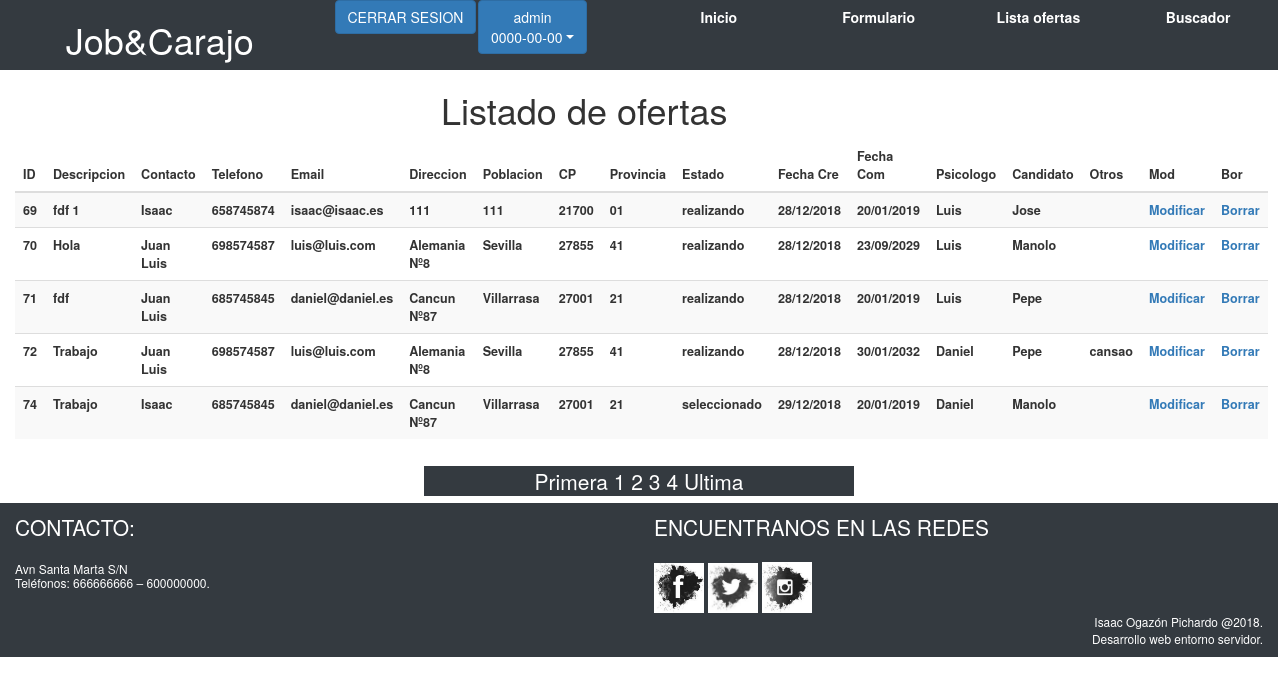
/Mi_Proyecto/controlador/listar.php (signed in), run on the app's committed database.
### tables this page shows
CREATE TABLE `tbl_oferta` (
  `id` int(10) NOT NULL,
  `descripcion` varchar(30) NOT NULL,
  `contacto` varchar(20) NOT NULL,
  `telefono` varchar(9) NOT NULL,
  `correo` varchar(30) NOT NULL,
  `direccion` varchar(40) NOT NULL,
  `poblacion` varchar(40) NOT NULL,
  `cp` varchar(5) NOT NULL,
  `provincia` varchar(15) NOT NULL,
  `estado` varchar(30) NOT NULL,
  `fechacre` date NOT NULL,
  `fechacom` date NOT NULL,
  `psicologo` varchar(20) NOT NULL,
  `candidato` varchar(20) NOT NULL,
  `otros` varchar(50) NOT NULL
);

### Mi_Proyecto/controlador/listar.php (called while the page is built, shortened)
<?php
include(HELPERS_PATH . 'helpers.php');
include(MODEL_PATH . 'listar.php');
include (MODEL_PATH . "login.php");
if (isset($_GET["pagina"])) {
    $pagina = $_GET["pagina"];
} else {
    $pagina = 1;
}
$totalOfertas = contarOfertas();
$ofertas = getOfertas($pagina, 5);
$total_paginas = ceil($totalOfertas / 5);
include(VIEW_PATH . 'listar.php');

### Mi_Proyecto/modelo/login.php (called while the page is built, shortened)
<?php
include_once "Database.php";
function estaDentro() {
    return true;
}
function esAdmin() {
    if ($_SESSION['tipo'] == "admin")
        return true;
    return false;
}

### Mi_Proyecto/modelo/listar.php (called while the page is built)
<?php
include(MODEL_PATH . 'Database.php');
function contarOfertas() {
    $query = "select count(*) as total from tbl_oferta";
    $result = Database::getInstance()->db->query($query);
    $datos = $result->fetch();
    return $datos['total'];
}
function getOfertas($pagina, $por_pagina) {
    $cantidad = ($pagina - 1) * $por_pagina;
    $query = "select * from tbl_oferta order by fechacre limit $cantidad,$por_pagina";
    $result = Database::getInstance()->db->query($query);
    $datos = $result->fetchAll();
    return $datos;
}

### Mi_Proyecto/modelo/Database.php (called while the page is built, shortened)
<?php
class Database {
    private $dns = "mysql:host=localhost;dbname=proyecto_1ert";
    private $user = "root";
    private $pass = "";
    private static $instance;
    public function __construct() {
        $this->db = new PDO($this->dns, $this->user, $this->pass);
    }
    public static function getInstance() {
        if (!isset(self::$instance)) {
            self::$instance = new $object;
        }
        return self::$instance;
    }
}
?>

### Mi_Proyecto/vista/listar.php (the view)
<?php include(TEMPLATE_PATH . 'encabezado.php'); ?>
<div class="row">
    <div class="col-4 offset-4">
        <h1>Listado de ofertas</h1>
    </div>
</div>
<div class="row">
    <div class="col-12 font-weight-bold table-sm">
        <table style="font-size: 0.9em;" class="table table-striped">
            <thead>
            <th>ID</th><th>Descripcion</th><th>Contacto</th><th>Telefono</th><th>Email</th><th>Direccion</th><th>Poblacion</th><th>CP</th><th>Provincia</th><th>Estado</th><th>Fecha Cre</th><th>Fecha Com</th>
            <th>Psicologo</th><th>Candidato</th><th>Otros</th><th>Mod</th><?php if (esAdmin()) { ?><th>Bor</th><?php } ?>
            </thead>
            <tbody>
                <?php
                foreach ($ofertas as $key => $value) {
                    ?>
                    <tr>
                        <td><?= $value['id'] ?></td>
                        <td><?= $value['descripcion'] ?></td>
                        <td><?= $value['contacto'] ?></td>
                        <td><?= $value['telefono'] ?></td>
                        <td><?= $value['correo'] ?></td>
                        <td><?= $value['direccion'] ?></td>
                        <td><?= $value['poblacion'] ?></td>
                        <td><?= $value['cp'] ?></td>
                        <td><?= $value['provincia'] ?></td>
                        <td><?= $value['estado'] ?></td>
                        <td><?= fechaguay($value['fechacre']) ?></td>
                        <td><?= fechaguay($value['fechacom']) ?></td>
                        <td><?= $value['psicologo'] ?></td>
                        <td><?= $value['candidato'] ?></td>
                        <td><?= $value['otros'] ?></td>
                        <td><a href=modificar.php?id=<?= $value['id'] ?>>Modificar</a></td>
                        <?php if (esAdmin()) { ?>
                            <td><a href=<?php echo"borraroferta.php?id=" . $value['id'] . "&pagina=" . $pagina ?>>Borrar</a></td>
                        <?php } ?>
                    </tr>
                    <?php
                }
                ?>
            </tbody>
        </table>
    </div>
</div>
<div class="row">
    <div class="col-4 offset-4 btn">
        <?php echo HTML_Paginador($pagina, $total_paginas); ?>
    </div>
</div>
<?php include(TEMPLATE_PATH . 'pie.php'); ?>

### Mi_Proyecto/vista/plantilla/encabezado.php (shortened to what this page needs)
<!doctype html>
<html lang="en">
    <head>
        <link rel="stylesheet" href=../Assets/css/bootstrap.min.css>
        <link rel="stylesheet" href="https://maxcdn.bootstrapcdn.com/bootstrap/3.3.7/css/bootstrap.min.css">
        <link rel="stylesheet" type="text/css" href="../style.css" media="screen" />
    </head>
    <body>
        <div class="container-fluid">
            <div class="row bg-dark">
                <div class="col-12 col-md-6 ai-center" style="text-align: center;">
                    <div class="row">
                        <div class="col-12 col-md-6">
                            <h1 class="text-white">Job&Carajo</h1>
                        </div>
                        <div class="col-12 col-md-6">
                            <div class="row">
                                <?php if(estaDentro()){?>
                                <div class="col-4">
                                    <a href='logout.php' class="btn btn-primary" >CERRAR SESION</a>
                                </div>
                                <div class="col-8">
                                    <div class="dropdown">
                                        <button class="btn btn-primary dropdown-toggle" type="button" data-toggle="dropdown"><?php echo $_SESSION['usuario'] . " " . $_SESSION['tipo'] . "<br> " . $_SESSION['hora']?></button>
                                        <?php }?>
                                    </div>
                                </div>
                            </div>
                        </div>
                    </div>
                </div>
                <?php if(estaDentro()){?>
                <div class="col-12 col-md-6 ai-center" style="text-align: center;">
                    <div class="row">
                        <div class="col-3 font-weight-bold btn"><a class="text-white" href='inicio.php'>Inicio</a></div>
                        <?php if(esAdmin()){?>
                        <div class="col-3 font-weight-bold btn"><a class="text-white" href='formulario.php'>Formulario</a></div>
                        <?php }?>
                        <div class="col-3 font-weight-bold btn"><a class="text-white" href='listar.php'>Lista ofertas</a></div>
                        <div class="col-3 font-weight-bold btn"><a class="text-white" href='buscador.php'>Buscador</a></div>
                    </div>
                </div>
                <?php }?>
            </div>

### Mi_Proyecto/helpers/helpers.php (shortened to what this page needs)
<?php
function fechaguay($fecha) {
    $mifecha = explode("-", $fecha);
    return $mifecha[2] . '/' . $mifecha[1] . '/' . $mifecha[0];
}
function HTML_Paginador($pagina, $total_paginas) {
    $html = '';
    $html .= '<div class="row"><div id="paginador" class=" col-12 bg-dark" style="text-align:center" ><a href="listar.php?pagina=1">Primera </a>';
    for ($i = 1; $i <= $total_paginas; $i++) {
        $html .= ' <a href="listar.php?pagina=' . $i . '">' . $i . "</a>";
    }
    $html .= " <a href='listar.php?pagina=$total_paginas'>" . ' Ultima' . "</a></div></div>";
    return $html;
}

### Mi_Proyecto/vista/plantilla/pie.php
    <div class="row bg-dark">
          <div class="col-xs-12 col-md-6">
              <h6 class="text-white lead">CONTACTO:</h6>
              <h6 class="text-white">
              Avn Santa Marta S/N<br>
              Teléfonos: 666666666 – 600000000.<br>
              </h6>
          </div>
          <div class="col-xs-12 col-md-6">
            <div class="row">
              <div class="col-12">
                <h6 class="text-white lead text-white">ENCUENTRANOS EN LAS REDES</h6>
              </div>
                  <div class="col-12 redes-footer">
                      <a href="https://www.facebook.com/"><img width="50" src="../Assets/imagenes/facebook.jpg"></a>
                      <a href="https://twitter.com/"><img width="50" src="../Assets/imagenes/twitter.jpg"></a>
                      <a href="https://www.instagram.com/"><img width="50" src="../Assets/imagenes/instagram.jpg"></a>
                  </div>
                  <div class="col-12"> <p class="text-white small text-right">Isaac Ogazón Pichardo @2018.<br> Desarrollo web entorno servidor.</p>
            </div>
            </div>
          </div>
    </div>
  </div>
  </body>
</html>

### Mi_Proyecto/style.css (style rules this page uses)
#paginador { text-align: center; font-size: 1.5em; }
#paginador a { color: white; }

### data on the page
tbl_oferta: id "69", descripcion "fdf 1", contacto "Isaac", telefono "658745874", correo "isaac@isaac.es", direccion "111", poblacion "111", cp "21700", provincia "01", estado "realizando", fechacre "28/12/2018", fechacom "20/01/2019", psicologo "Luis", candidato "Jose"
tbl_oferta: id "70", descripcion "Hola", contacto "Juan Luis", telefono "698574587", correo "luis@luis.com", direccion "Alemania Nº8", poblacion "Sevilla", cp "27855", provincia "41", estado "realizando", fechacre "28/12/2018", fechacom "23/09/2029", psicologo "Luis", candidato "Manolo"
tbl_oferta: id "71", descripcion "fdf", contacto "Juan Luis", telefono "685745845", correo "daniel@daniel.es", direccion "Cancun Nº87", poblacion "Villarrasa", cp "27001", provincia "21", estado "realizando", fechacre "28/12/2018", fechacom "20/01/2019", psicologo "Luis", candidato "Pepe"
tbl_oferta: id "72", descripcion "Trabajo", contacto "Juan Luis", telefono "698574587", correo "luis@luis.com", direccion "Alemania Nº8", poblacion "Sevilla", cp "27855", provincia "41", estado "realizando", fechacre "28/12/2018", fechacom "30/01/2032", psicologo "Daniel", candidato "Pepe", otros "cansao"
tbl_oferta: id "74", descripcion "Trabajo", contacto "Isaac", telefono "685745845", correo "daniel@daniel.es", direccion "Cancun Nº87", poblacion "Villarrasa", cp "27001", provincia "21", estado "seleccionado", fechacre "29/12/2018", fechacom "20/01/2019", psicologo "Daniel", candidato "Manolo"

### other printed values
$_SESSION['tipo'] "admin"
$_SESSION['hora'] "0000-00-00"
